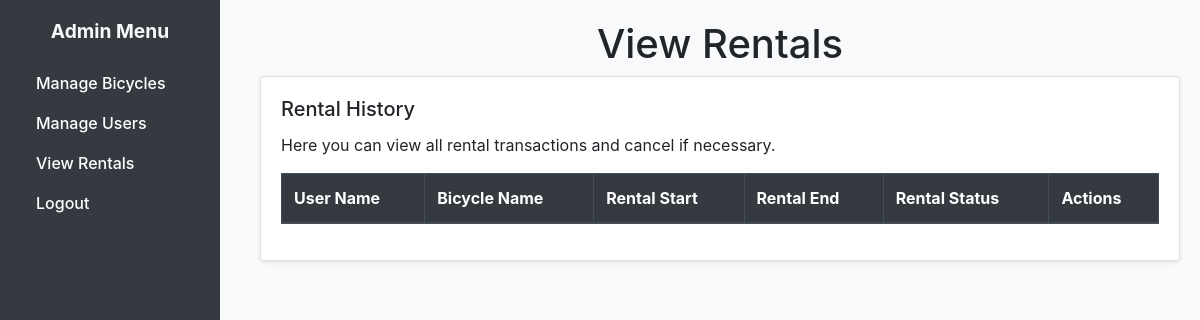
Before: /view_rentals.php (signed in) with the older database file.
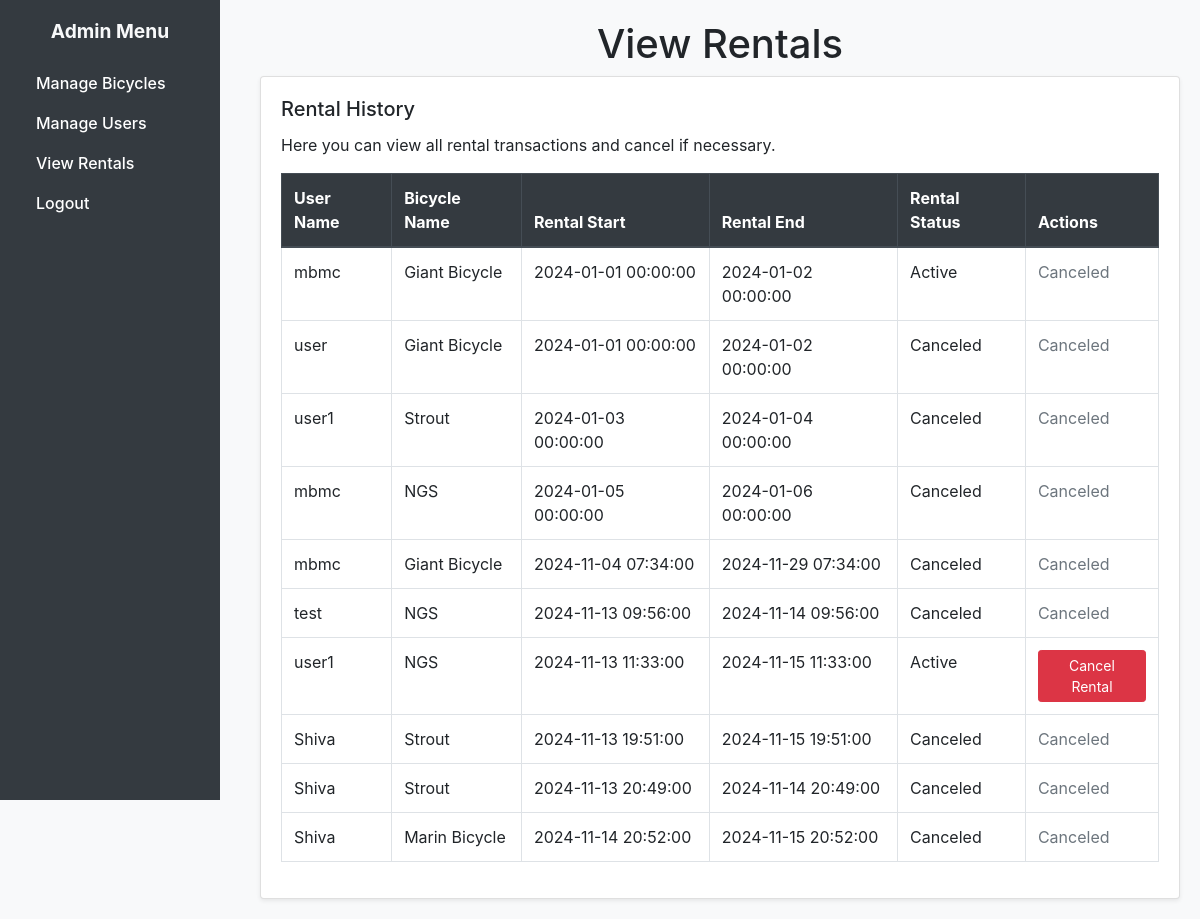
After: the same page with the newer database file.
### tables this page shows
CREATE TABLE `rentals` (
  `rental_id` int(11) NOT NULL,
  `UID` int(11) DEFAULT NULL,
  `VID` int(11) DEFAULT NULL,
  `rental_start` datetime DEFAULT NULL,
  `rental_end` datetime DEFAULT NULL,
  `status` varchar(20) DEFAULT 'active'
);

CREATE TABLE `users` (
  `UID` int(11) NOT NULL,
  `name` varchar(100) DEFAULT NULL,
  `phone` varchar(15) DEFAULT NULL,
  `address` varchar(255) DEFAULT NULL,
  `password` varchar(255) DEFAULT NULL
);

CREATE TABLE `vehicles` (
  `VID` int(11) NOT NULL,
  `name` varchar(100) DEFAULT NULL,
  `model` varchar(50) DEFAULT NULL,
  `price` varchar(255) DEFAULT NULL,
  `available` tinyint(1) DEFAULT 1,
  `photo` varchar(255) DEFAULT NULL
);

### view_rentals.php (the view, shortened to what this page needs)
<?php
require 'database.php';
$rentals = $conn->query("
    SELECT r.*, u.name AS user_name, v.name AS bike_name, r.status AS rental_status, v.available
    FROM rentals r
    JOIN users u ON r.UID = u.UID
    JOIN vehicles v ON r.VID = v.VID
    ORDER BY r.rental_start ASC
");
?>
<!DOCTYPE html>
<html lang="en">
<head>
    <link rel="stylesheet" href="https://maxcdn.bootstrapcdn.com/bootstrap/4.5.2/css/bootstrap.min.css">
</head>
<body>
    <div class="sidebar">
        <h3>Admin Menu</h3>
        <nav class="nav flex-column">
            <a class="nav-link" href="manage_bicycle.php">Manage Bicycles</a>
            <a class="nav-link" href="manage_users.php">Manage Users</a>
            <a class="nav-link" href="view_rentals.php">View Rentals</a>
            <a class="nav-link" href="admin_logout.php">Logout</a>
        </nav>
    </div>
    <div class="content">
        <h1 class="text-center">View Rentals</h1>
        <div class="card shadow-sm">
            <div class="card-body">
                <h5 class="card-title">Rental History</h5>
                <p class="card-text">Here you can view all rental transactions and cancel if necessary.</p>
                <div class="table-responsive">
                    <table class="table table-hover table-bordered">
                        <thead class="thead-dark">
                            <tr>
                                <th>User Name</th>
                                <th>Bicycle Name</th>
                                <th>Rental Start</th>
                                <th>Rental End</th>
                                <th>Rental Status</th>
                                <th>Actions</th>
                            </tr>
                        </thead>
                        <tbody>
                            <?php while ($rental = $rentals->fetch_assoc()): ?>
                                <tr>
                                    <td><?php echo htmlspecialchars($rental['user_name']); ?></td>
                                    <td><?php echo htmlspecialchars($rental['bike_name']); ?></td>
                                    <td><?php echo htmlspecialchars($rental['rental_start']); ?></td>
                                    <td><?php echo htmlspecialchars($rental['rental_end']); ?></td>
                                    <td><?php echo htmlspecialchars(ucfirst($rental['rental_status'])); ?></td>
                                    <td>
                                        <?php if ($rental['rental_status'] === 'active' && $rental['available'] == 0): ?>
                                            <form method="POST" style="display:inline;" onsubmit="disableButton(this);">
                                                <button type="submit" class="btn btn-danger btn-sm">Cancel Rental</button>
                                            </form>
                                        <?php else: ?>
                                            <span class="text-muted">Canceled</span>
                                        <?php endif; ?>
                                    </td>
                                </tr>
                            <?php endwhile; ?>
                        </tbody>
                    </table>
                </div>
            </div>
        </div>
    </div>
</body>
</html>

### view_rentals.php (style rules this page uses)
body { background-color: #f8f9fa; }
.sidebar { position: fixed; top: 0; left: 0; height: 100vh; width: 220px; background-color: #343a40; padding: 20px; overflow-y: auto; }
.sidebar h3 { font-size: 1.2rem; font-weight: bold; color: #f8f9fa; text-align: center; margin-bottom: 20px; }
.sidebar .nav-link { color: #ffffff; font-weight: 500; }
.content { margin-left: 240px; padding: 20px; }

Changed rows visible on the page:
added rentals: UID.name "mbmc", VID.name "Giant Bicycle", rental_start "2024-01-01 00:00:00", rental_end "2024-01-02 00:00:00", status "Active", shows "Canceled"
added rentals: UID.name "user", VID.name "Giant Bicycle", rental_start "2024-01-01 00:00:00", rental_end "2024-01-02 00:00:00", status "Canceled"
added rentals: UID.name "user1", VID.name "Strout", rental_start "2024-01-03 00:00:00", rental_end "2024-01-04 00:00:00", status "Canceled"
added rentals: UID.name "mbmc", VID.name "NGS", rental_start "2024-01-05 00:00:00", rental_end "2024-01-06 00:00:00", status "Canceled"
added rentals: UID.name "mbmc", VID.name "Giant Bicycle", rental_start "2024-11-04 07:34:00", rental_end "2024-11-29 07:34:00", status "Canceled"
added rentals: UID.name "test", VID.name "NGS", rental_start "2024-11-13 09:56:00", rental_end "2024-11-14 09:56:00", status "Canceled"
added rentals: UID.name "user1", VID.name "NGS", rental_start "2024-11-13 11:33:00", rental_end "2024-11-15 11:33:00", status "Active"
added rentals: UID.name "Shiva", VID.name "Strout", rental_start "2024-11-13 19:51:00", rental_end "2024-11-15 19:51:00", status "Canceled"
added rentals: UID.name "Shiva", VID.name "Strout", rental_start "2024-11-13 20:49:00", rental_end "2024-11-14 20:49:00", status "Canceled"
added rentals: UID.name "Shiva", VID.name "Marin Bicycle", rental_start "2024-11-14 20:52:00", rental_end "2024-11-15 20:52:00", status "Canceled"
